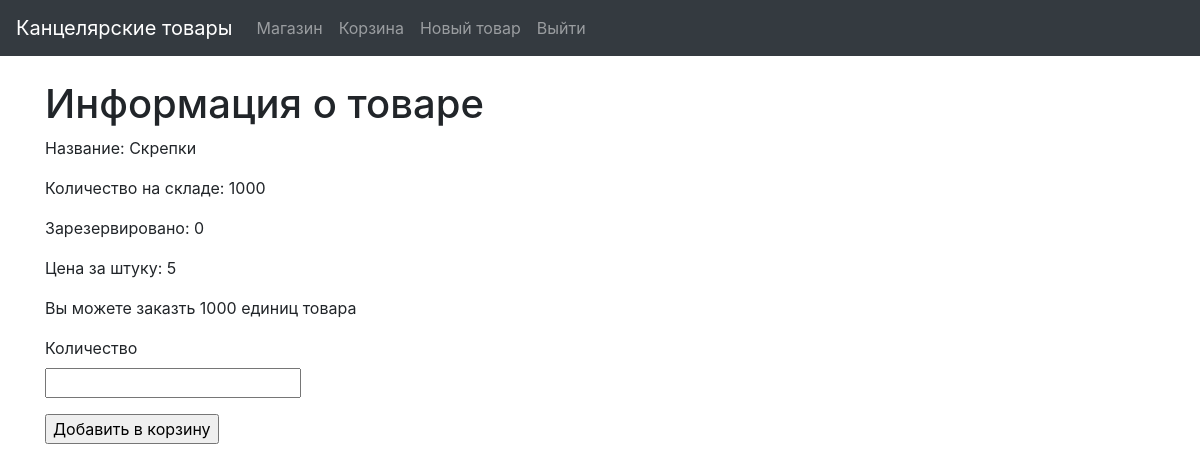
The app's page /new_basket/4 (signed in) with its own data.
### tables this page shows
CREATE TABLE products 
                            (id INTEGER PRIMARY KEY AUTOINCREMENT, 
                             name VARCHAR(100),
                             count INTEGER,
                             price INTEGER,
                             reserv INTEGER
                             );

### MarketOfStationery.py (the view, shortened to what this page needs)
@app.route('/new_basket/<product_id>', methods=['GET', 'POST'])
def new_basket(product_id):
    item = product_model.get(product_id)
    form = CountForm()
    if request.method == 'GET':
        return render_template('new_basket.html',
                               admin=user_model.is_admin(session['username']),
                               registered=True, form=form, item=item)

### forms.py
class CountForm(FlaskForm):
    count = IntegerField('Количество', [validators.DataRequired('Укажите количество товара'),
                                        validators.NumberRange(min=1)])
    submit = SubmitField('Добавить в корзину')

### db.py (called while the page is built)
    def get(self, user_name):
        cursor = self.connection.cursor()
        cursor.execute("SELECT * FROM users WHERE user_name = ?", (user_name,))
        row = cursor.fetchone()
        return row

    def is_admin(self, user_name):
        item = self.get(user_name)
        return bool(item[-1])

    def get(self, product_id):
        cursor = self.connection.cursor()
        cursor.execute('''SELECT * FROM products WHERE id = ?''', (str(product_id),))
        row = cursor.fetchone()
        return row

### templates/new_basket.html (shortened to what this page needs)
{% extends "Base.html" %}
{% block content %}
<h1>Информация о товаре</h1>
<form action="" method="post" novalidate>
    <p>
        Название: {{item[1]}}
    </p>
    <p>
        Количество на складе: {{item[2]}}
    </p>
    <p>
        Зарезервировано: {{item[4]}}
    </p>
    <p>
        Цена за штуку: {{item[3]}}
    </p>
    <p>
        Вы можете заказть {{item[2] - item[4]}} единиц товара
    </p>
    <p>
        {{ form.count.label }}<br>
        {{ form.count }}<br>
    </p>
    <p>{{ form.submit() }}</p>
</form>
{% endblock %}

### records on screen
products: name "Скрепки", count "1000", reserv "0", price "5", item[2]-item[4] "1000"
